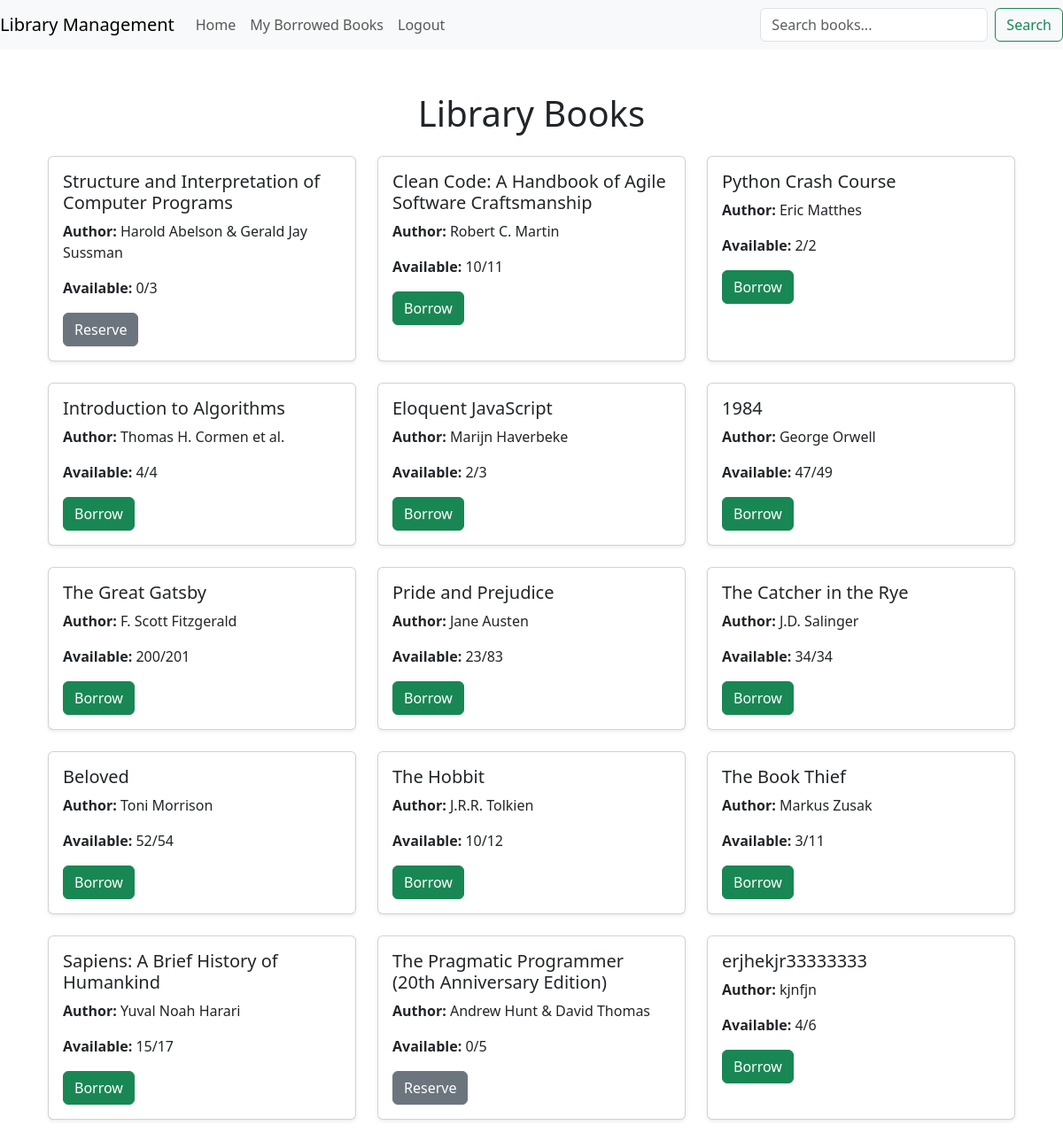
The app's page / (signed in) with its own data.
### books/models.py (models this page shows, shortened)
class Book(models.Model):
    title = models.CharField(max_length=200)
    author = models.CharField(max_length=100)
    isbn = models.CharField(max_length=13, unique=True)
    publisher = models.CharField(max_length=100)
    publication_date = models.DateField()
    quantity = models.PositiveIntegerField(default=1)
    available = models.PositiveIntegerField(default=1)
    reserved_count = models.PositiveIntegerField(default=0)
    category = models.CharField(max_length=50)

### books/views.py (the view)
# urls.py: path('', views.home, name='home'),
@login_required
def home(request):
    books = Book.objects.all()
    return render(request, 'books/home.html', {'books': books})

### books/context_processors.py (called while the page is built)
def is_librarian(request):
    return {
        'is_librarian': request.user.is_authenticated and request.user.groups.filter(name='Librarian').exists()
    }

### books/templates/books/home.html (shortened to what this page needs)
{% extends 'books/base.html' %}
{% block content %}
<div class="container mt-5">
    <h1 class="mb-4 text-center">Library Books</h1>
    <div class="row">
        {% for book in books %}
        <div class="col-md-4 mb-4">
            <div class="card shadow-sm h-100">
                <div class="card-body">
                    <h5 class="card-title">{{ book.title }}</h5>
                    <p class="card-text"><strong>Author:</strong> {{ book.author }}</p>
                    <p class="card-text"><strong>Available:</strong> {{ book.available }}/{{ book.quantity }}</p>
                    {% if book.available > 0 %}
                    <a href="{% url 'borrow_book' book_id=book.pk %}" class="btn btn-success">Borrow</a>
                    {% else %}
                    <a href="{% url 'reserve_book' book.pk %}" class="btn btn-secondary">Reserve</a>
                    {% endif %}
                </div>
            </div>
        </div>
        {% endfor %}
    </div>
</div>
{% endblock %}

### books/templates/books/base.html (shortened to what this page needs)
{% load static %}
<!DOCTYPE html>
<html lang="en">
<head>
    <link href="https://cdn.jsdelivr.net/npm/bootstrap@5.3.0-alpha3/dist/css/bootstrap.min.css" rel="stylesheet">
</head>
<body>
    <nav class="navbar navbar-expand-lg navbar-light bg-light">
        <a class="navbar-brand" href="{% url 'home' %}">    Library Management</a>
        <div class="collapse navbar-collapse" id="navbarNav">
            <ul class="navbar-nav">
                <li class="nav-item">
                    <a class="nav-link" href="{% url 'home' %}">Home</a>
                </li>
                {% if request.user.is_authenticated %}
                    <li class="nav-item">
                        <a class="nav-link" href="{% url 'my_borrowed_books' %}">My Borrowed Books</a>
                    </li>
                    <li class="nav-item">
                        <form method="post" action="{% url 'logout' %}">
                            <button type="submit" class="nav-link btn btn-link">Logout</button>
                        </form>
                    </li>
                {% else %}
                    <li class="nav-item">
                        <a class="nav-link" href="{% url 'login' %}">Login</a>
                    </li>
                {% endif %}
            </ul>
            {% if request.user.is_authenticated %}
            <form method="get" action="{% url 'search_books' %}" class="d-flex ms-auto">
                <input type="text" name="q" placeholder="Search books..." class="form-control me-2" value="{{ request.GET.q }}">
                <button type="submit" class="btn btn-outline-success">Search</button>
            </form>
            {% endif %}
        </div>
    </nav>
    <div class="container">
        {% block content %}
        {% endblock %}
    </div>
</body>
</html>

### records on screen
Book: title "Structure and Interpretation of Computer Programs", author "Harold Abelson & Gerald Jay Sussman", available "0", quantity "3", shows "Reserve"
Book: title "Clean Code: A Handbook of Agile Software Craftsmanship", author "Robert C. Martin", available "10", quantity "11", shows "Borrow"
Book: title "Python Crash Course", author "Eric Matthes", available "2", quantity "2", shows "Borrow"
Book: title "Introduction to Algorithms", author "Thomas H. Cormen et al.", available "4", quantity "4", shows "Borrow"
Book: title "Eloquent JavaScript", author "Marijn Haverbeke", available "2", quantity "3", shows "Borrow"
Book: title "1984", author "George Orwell", available "47", quantity "49", shows "Borrow"
Book: title "The Great Gatsby", author "F. Scott Fitzgerald", available "200", quantity "201", shows "Borrow"
Book: title "Pride and Prejudice", author "Jane Austen", available "23", quantity "83", shows "Borrow"
Book: title "The Catcher in the Rye", author "J.D. Salinger", available "34", quantity "34", shows "Borrow"
Book: title "Beloved", author "Toni Morrison", available "52", quantity "54", shows "Borrow"
Book: title "The Hobbit", author "J.R.R. Tolkien", available "10", quantity "12", shows "Borrow"
Book: title "The Book Thief", author "Markus Zusak", available "3", quantity "11", shows "Borrow"
Book: title "Sapiens: A Brief History of Humankind", author "Yuval Noah Harari", available "15", quantity "17", shows "Borrow"
Book: title "The Pragmatic Programmer (20th Anniversary Edition)", author "Andrew Hunt & David Thomas", available "0", quantity "5", shows "Reserve"
Book: title "erjhekjr33333333", author "kjnfjn", available "4", quantity "6", shows "Borrow"
